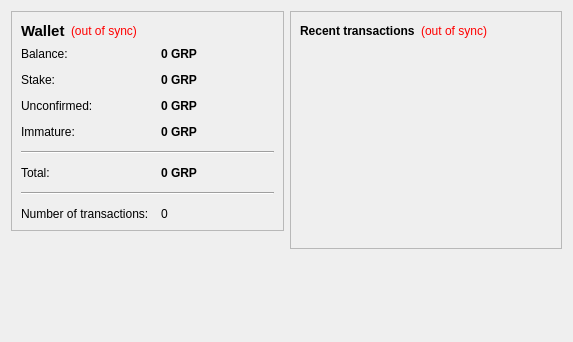
<?xml version="1.0" encoding="UTF-8"?>
<ui version="4.0">
 <class>OverviewPage</class>
 <widget class="QWidget" name="OverviewPage">
  <property name="geometry">
   <rect>
    <x>0</x>
    <y>0</y>
    <width>573</width>
    <height>342</height>
   </rect>
  </property>
  <property name="windowTitle">
   <string>Form</string>
  </property>
  <layout class="QHBoxLayout" name="horizontalLayout" stretch="1,1">
   <item>
    <layout class="QVBoxLayout" name="verticalLayout_2">
     <item>
      <widget class="QFrame" name="frame">
       <property name="frameShape">
        <enum>QFrame::StyledPanel</enum>
       </property>
       <property name="frameShadow">
        <enum>QFrame::Raised</enum>
       </property>
       <layout class="QVBoxLayout" name="verticalLayout_4">
        <item>
         <layout class="QHBoxLayout" name="horizontalLayout_4">
          <item>
           <widget class="QLabel" name="label_5">
            <property name="font">
             <font>
              <pointsize>11</pointsize>
              <weight>75</weight>
              <bold>true</bold>
             </font>
            </property>
            <property name="text">
             <string>Wallet</string>
            </property>
           </widget>
          </item>
          <item>
           <widget class="QLabel" name="labelWalletStatus">
            <property name="toolTip">
             <string>The displayed information may be out of date. Your wallet automatically synchronizes with the BittoTem network after a connection is established, but this process has not completed yet.</string>
            </property>
            <property name="styleSheet">
             <string notr="true">QLabel { color: red; }</string>
            </property>
            <property name="text">
             <string notr="true">(out of sync)</string>
            </property>
            <property name="alignment">
             <set>Qt::AlignLeading|Qt::AlignLeft|Qt::AlignVCenter</set>
            </property>
           </widget>
          </item>
          <item>
           <spacer name="horizontalSpacer_2">
            <property name="orientation">
             <enum>Qt::Horizontal</enum>
            </property>
            <property name="sizeHint" stdset="0">
             <size>
              <width>40</width>
              <height>20</height>
             </size>
            </property>
           </spacer>
          </item>
         </layout>
        </item>
        <item>
         <layout class="QFormLayout" name="formLayout_2">
          <property name="fieldGrowthPolicy">
           <enum>QFormLayout::AllNonFixedFieldsGrow</enum>
          </property>
          <property name="horizontalSpacing">
           <number>12</number>
          </property>
          <property name="verticalSpacing">
           <number>12</number>
          </property>
          <item row="0" column="0">
           <widget class="QLabel" name="label">
            <property name="text">
             <string>Balance:</string>
            </property>
           </widget>
          </item>
          <item row="0" column="1">
           <widget class="QLabel" name="labelBalance">
            <property name="font">
             <font>
              <weight>75</weight>
              <bold>true</bold>
             </font>
            </property>
            <property name="cursor">
             <cursorShape>IBeamCursor</cursorShape>
            </property>
            <property name="toolTip">
             <string>Your current balance</string>
            </property>
            <property name="text">
             <string notr="true">0 GRP</string>
            </property>
            <property name="textInteractionFlags">
             <set>Qt::LinksAccessibleByMouse|Qt::TextSelectableByKeyboard|Qt::TextSelectableByMouse</set>
            </property>
           </widget>
          </item>
          <item row="1" column="0">
           <widget class="QLabel" name="label_6">
            <property name="text">
             <string>Stake:</string>
            </property>
           </widget>
          </item>
          <item row="1" column="1">
           <widget class="QLabel" name="labelStake">
            <property name="font">
             <font>
              <weight>75</weight>
              <bold>true</bold>
             </font>
            </property>
            <property name="cursor">
             <cursorShape>IBeamCursor</cursorShape>
            </property>
            <property name="toolTip">
             <string>Total of coins that was staked, and do not yet count toward the current balance</string>
            </property>
            <property name="text">
             <string notr="true">0 GRP</string>
            </property>
            <property name="textInteractionFlags">
             <set>Qt::LinksAccessibleByMouse|Qt::TextSelectableByKeyboard|Qt::TextSelectableByMouse</set>
            </property>
           </widget>
          </item>
          <item row="2" column="0">
           <widget class="QLabel" name="label_3">
            <property name="text">
             <string>Unconfirmed:</string>
            </property>
           </widget>
          </item>
          <item row="2" column="1">
           <widget class="QLabel" name="labelUnconfirmed">
            <property name="font">
             <font>
              <weight>75</weight>
              <bold>true</bold>
             </font>
            </property>
            <property name="cursor">
             <cursorShape>IBeamCursor</cursorShape>
            </property>
            <property name="toolTip">
             <string>Total of transactions that have yet to be confirmed, and do not yet count toward the current balance</string>
            </property>
            <property name="text">
             <string notr="true">0 GRP</string>
            </property>
            <property name="textInteractionFlags">
             <set>Qt::LinksAccessibleByMouse|Qt::TextSelectableByKeyboard|Qt::TextSelectableByMouse</set>
            </property>
           </widget>
          </item>
          <item row="3" column="0">
           <widget class="QLabel" name="labelImmatureText">
            <property name="text">
             <string>Immature:</string>
            </property>
           </widget>
          </item>
          <item row="3" column="1">
           <widget class="QLabel" name="labelImmature">
            <property name="font">
             <font>
              <weight>75</weight>
              <bold>true</bold>
             </font>
            </property>
            <property name="toolTip">
             <string>Mined balance that has not yet matured</string>
            </property>
            <property name="text">
             <string notr="true">0 GRP</string>
            </property>
            <property name="textInteractionFlags">
             <set>Qt::LinksAccessibleByMouse|Qt::TextSelectableByKeyboard|Qt::TextSelectableByMouse</set>
            </property>
           </widget>
          </item>
          <item row="4" column="0" colspan="2">
           <widget class="Line" name="line">
            <property name="orientation">
             <enum>Qt::Horizontal</enum>
            </property>
           </widget>
          </item>
          <item row="5" column="0">
           <widget class="QLabel" name="labelTotalText">
            <property name="text">
             <string>Total:</string>
            </property>
           </widget>
          </item>
          <item row="5" column="1">
           <widget class="QLabel" name="labelTotal">
            <property name="font">
             <font>
              <weight>75</weight>
              <bold>true</bold>
             </font>
            </property>
            <property name="toolTip">
             <string>Sum of all balances (mature, immature, unconfirmed and stake)</string>
            </property>
            <property name="text">
             <string notr="true">0 GRP</string>
            </property>
            <property name="textInteractionFlags">
             <set>Qt::LinksAccessibleByMouse|Qt::TextSelectableByKeyboard|Qt::TextSelectableByMouse</set>
            </property>
           </widget>
          </item>
          <item row="6" column="0" colspan="2">
           <widget class="Line" name="line">
            <property name="orientation">
             <enum>Qt::Horizontal</enum>
            </property>
           </widget>
          </item>
          <item row="7" column="0">
           <widget class="QLabel" name="label_2">
            <property name="text">
             <string>Number of transactions:</string>
            </property>
           </widget>
          </item>
          <item row="7" column="1">
           <widget class="QLabel" name="labelNumTransactions">
            <property name="toolTip">
             <string>Total number of transactions in wallet</string>
            </property>
            <property name="text">
             <string notr="true">0</string>
            </property>
           </widget>
          </item>
         </layout>
        </item>
       </layout>
      </widget>
     </item>
     <item>
      <spacer name="verticalSpacer">
       <property name="orientation">
        <enum>Qt::Vertical</enum>
       </property>
       <property name="sizeHint" stdset="0">
        <size>
         <width>20</width>
         <height>40</height>
        </size>
       </property>
      </spacer>
     </item>
    </layout>
   </item>
   <item>
    <layout class="QVBoxLayout" name="verticalLayout_3">
     <item>
      <widget class="QFrame" name="frame_2">
       <property name="frameShape">
        <enum>QFrame::StyledPanel</enum>
       </property>
       <property name="frameShadow">
        <enum>QFrame::Raised</enum>
       </property>
       <layout class="QVBoxLayout" name="verticalLayout">
        <item>
         <layout class="QHBoxLayout" name="horizontalLayout_2">
          <item>
           <widget class="QLabel" name="label_4">
            <property name="text">
             <string>&lt;b&gt;Recent transactions&lt;/b&gt;</string>
            </property>
           </widget>
          </item>
          <item>
           <widget class="QLabel" name="labelTransactionsStatus">
            <property name="toolTip">
             <string>The displayed information may be out of date. Your wallet automatically synchronizes with the BittoTem network after a connection is established, but this process has not completed yet.</string>
            </property>
            <property name="styleSheet">
             <string notr="true">QLabel { color: red; }</string>
            </property>
            <property name="text">
             <string notr="true">(out of sync)</string>
            </property>
            <property name="alignment">
             <set>Qt::AlignRight|Qt::AlignTrailing|Qt::AlignVCenter</set>
            </property>
           </widget>
          </item>
          <item>
           <spacer name="horizontalSpacer">
            <property name="orientation">
             <enum>Qt::Horizontal</enum>
            </property>
            <property name="sizeHint" stdset="0">
             <size>
              <width>40</width>
              <height>20</height>
             </size>
            </property>
           </spacer>
          </item>
         </layout>
        </item>
        <item>
         <widget class="QListView" name="listTransactions">
          <property name="styleSheet">
           <string notr="true">QListView { background: transparent; }</string>
          </property>
          <property name="frameShape">
           <enum>QFrame::NoFrame</enum>
          </property>
          <property name="verticalScrollBarPolicy">
           <enum>Qt::ScrollBarAlwaysOff</enum>
          </property>
          <property name="horizontalScrollBarPolicy">
           <enum>Qt::ScrollBarAlwaysOff</enum>
          </property>
          <property name="selectionMode">
           <enum>QAbstractItemView::NoSelection</enum>
          </property>
         </widget>
        </item>
       </layout>
      </widget>
     </item>
     <item>
      <spacer name="verticalSpacer_2">
       <property name="orientation">
        <enum>Qt::Vertical</enum>
       </property>
       <property name="sizeHint" stdset="0">
        <size>
         <width>20</width>
         <height>40</height>
        </size>
       </property>
      </spacer>
     </item>
    </layout>
   </item>
  </layout>
 </widget>
 <resources/>
 <connections/>
</ui>
